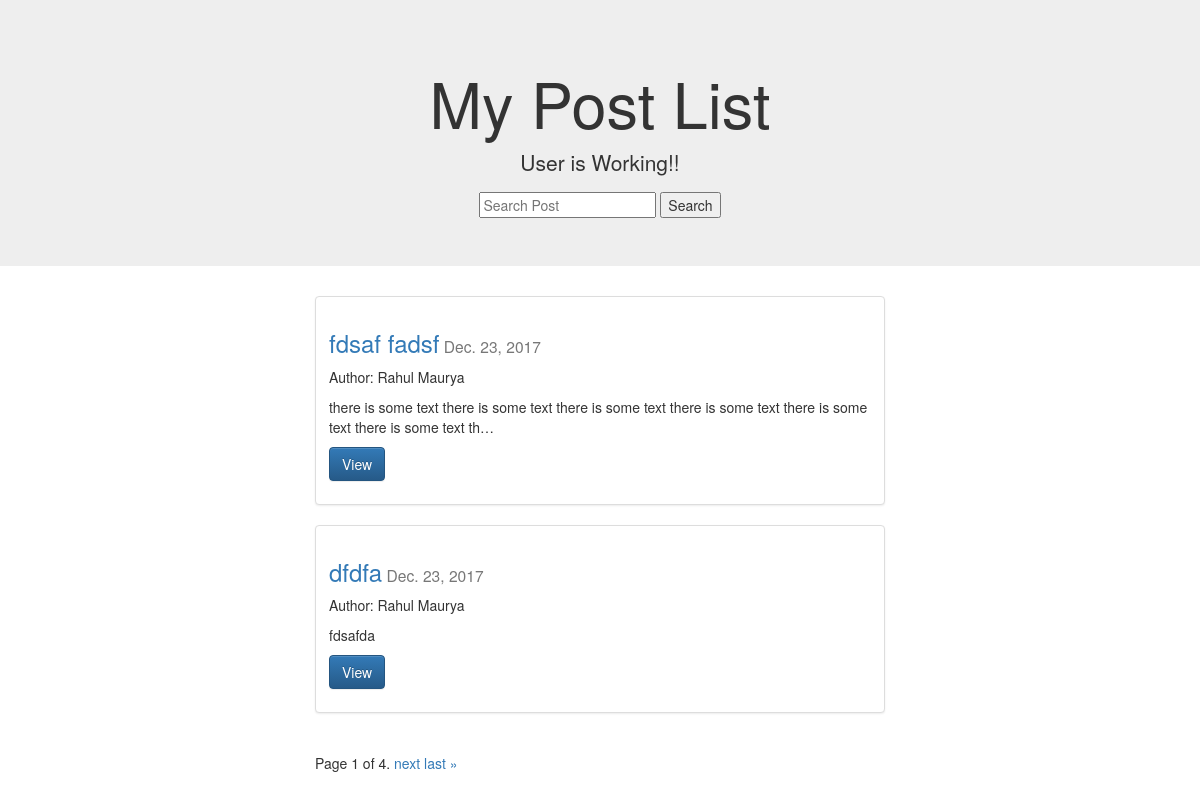
The app's page /posts/list/ with its own data.
### posts/models.py (models this page shows, shortened)
class post(models.Model):
	user=models.ForeignKey(settings.AUTH_USER_MODEL, default=1)
	title=models.CharField(max_length=120)
	slug = models.SlugField(unique=True)
	image=models.ImageField(upload_to=upload_location,
		null=True,
		blank=True,
		width_field="width_field",
		height_field="height_field"
		)
	height_field=models.IntegerField(default=0)
	width_field=models.IntegerField(default=0)
	content=models.TextField()
	draft=models.BooleanField(default=False)
	publish=models.DateField(auto_now=False,auto_now_add=False)
	update=models.DateTimeField(auto_now=True,auto_now_add=False)
	timestamp=models.DateTimeField(auto_now=False,auto_now_add=True)
	def get_absolute_url(self):
		return reverse("posts:detail",kwargs={"id":self.id})
	class Meta:
		ordering=["-timestamp","-update"]
	objects=PostManager()

### posts/views.py (the view, shortened to what this page needs)
def list(request):
	queryset_list=post.objects.all()
	query=request.GET.get("q")
	paginator = Paginator(queryset_list, 2) # Show 25 contacts per page
	page_request_var="page"
	page = request.GET.get(page_request_var)
	try:
		instance = paginator.page(page)
	except PageNotAnInteger:
		instance = paginator.page(1)
	except EmptyPage:
		paginator.page(paginator.num_pages)
	context={
			"title":"User",
			"object_list" : instance,
			"page_request_var":page_request_var,
		}
	return render(request,"index.html",context)

### posts/models.py (called while the page is built)
	def all(self, *args,**kwargs):
		return super(PostManager,self).filter(draft=False).filter(publish__lte=timezone.now())

### templates/index.html (shortened to what this page needs)
{% extends "base.html" %}
{% block body %}
<div class="jumbotron text-center">
	<h1>My Post List</h1>
	<p>{{title}} is Working!!</p>
  <form method="GET" action="">
    <input type="text" name="q" placeholder="Search Post" value='{{request.GET.q}}'/>
    <input type="submit" value="Search" >
  </form>
</div>
<div class="col-sm-6 col-sm-offset-3">
	{% for obj in object_list%}
	<div class="row">
  <div class="col-sm-12">
    <div class="thumbnail">
      <div class="caption">
        <h3><a href='{{obj.get_absolute_url}}'>{{obj.title}}</a><small> {{obj.publish}} </small></h3>
        {% if obj.user.get_full_name %}
        <p>Author: {{obj.user.get_full_name}}</p>
        {% endif %}
        <p>{{obj.content | linebreaks | truncatechars:120}}</p>
        <p><a href="{{obj.get_absolute_url}}" class="btn btn-primary" role="button">View</a> </p>
      </div>
    </div>
  </div>
  </div>
	{% endfor %}
	<div class="pagination">
    <span class="step-links">
        <span class="current">
            Page {{ object_list.number }} of {{ object_list.paginator.num_pages }}.
        </span>
        {% if object_list.has_next %}
            <a href="?{{page_request_var}}={{ object_list.next_page_number }}{% if request.GET.q %} &q={{request.GET.q}} {% endif %}">next</a>
            <a href="?{{page_request_var}}={{ object_list.paginator.num_pages }}{% if request.GET.q %} &q={{request.GET.q}} {% endif %}">last &raquo;</a>
        {% endif %}
    </span>
  </div>
</div>
{% endblock %}

### templates/base.html (shortened to what this page needs)
{% load staticfiles %}
<!DOCTYPE html>
<html >
<head>
	<link rel="stylesheet" href='{% static "css/base.css" %}'/>
	<link rel="stylesheet" href="https://maxcdn.bootstrapcdn.com/bootstrap/3.3.7/css/bootstrap.min.css">
	<link rel="stylesheet" href="https://maxcdn.bootstrapcdn.com/bootstrap/3.3.7/css/bootstrap-theme.min.css">
</head>
<body>
	{% block body %}
	{% endblock %}
</body>
</html>

### static/css/base.css (style rules this page uses)
h1 { color:#777777; }

### records on screen
post: title "fdsaf fadsf", publish "Dec. 23, 2017", user.get_full_name "Rahul Maurya", content "there is some text there is some text there is some text there is some text there is some text there is some text th…"
post: title "dfdfa", publish "Dec. 23, 2017", user.get_full_name "Rahul Maurya", content "fdsafda"

### other values on screen
{{ title }} "User"
{{ object_list.number }} "1"
{{ object_list.paginator.num_pages }} "4"
